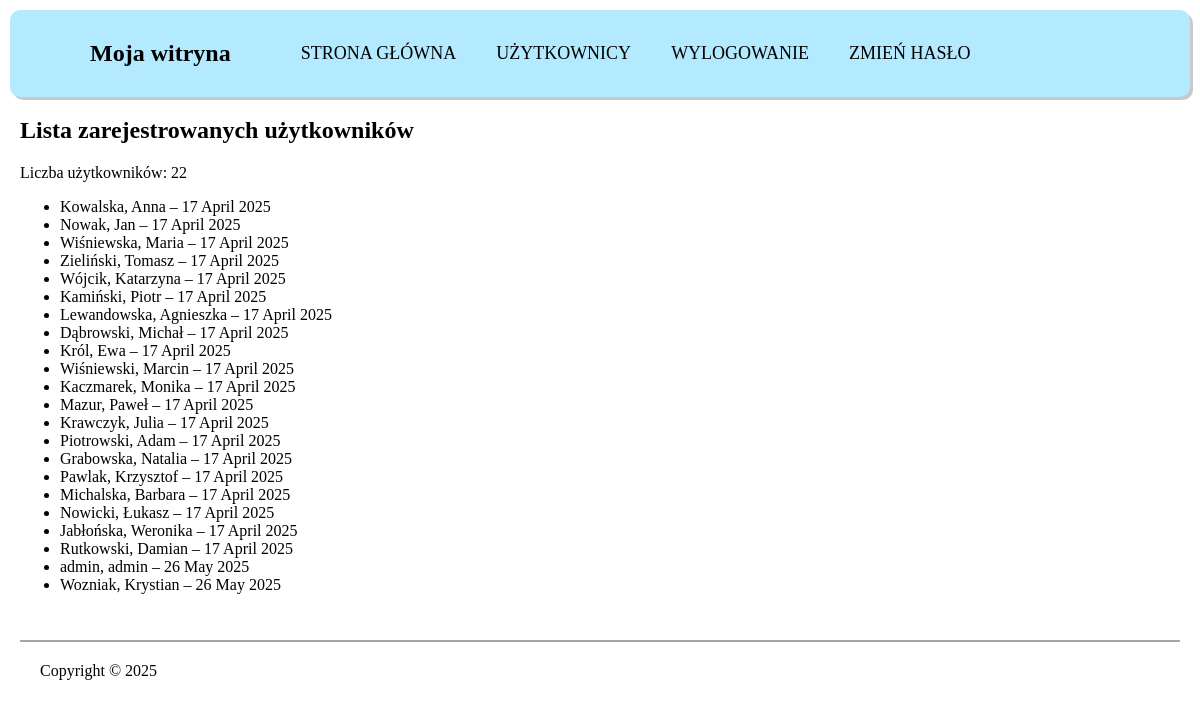
The app's page /my_website/admin_users_list.php (signed in) with its own data.
### tables this page shows
CREATE TABLE `users` (
  `user_id` mediumint(8) UNSIGNED NOT NULL,
  `first_name` varchar(20) NOT NULL,
  `last_name` varchar(40) NOT NULL,
  `email` varchar(60) NOT NULL,
  `pass` char(128) NOT NULL,
  `registration_date` datetime NOT NULL,
  `user_level` int(11) NOT NULL DEFAULT 0
);

### my_website/admin_users_list.php (the view, shortened to what this page needs)
<?php
require_once('DBconnect.php');
$q = "SELECT last_name, first_name, registration_date FROM users ORDER BY registration_date ASC";
$r = mysqli_query($dbc, $q);
$num_users = mysqli_num_rows($r);
?>
<!DOCTYPE html>
<html lang="pl">
<head>
</head>
<body>
    <div>
    <h2>Lista zarejestrowanych użytkowników</h2>
    <p>Liczba użytkowników: <?php echo $num_users; ?></p>
    <ul>
        <?php while ($row = mysqli_fetch_array($r, MYSQLI_ASSOC)) {
            echo "<li>";
            echo htmlspecialchars($row['last_name']) . ", " . htmlspecialchars($row['first_name']);
            echo " – " . date("d F Y", strtotime($row['registration_date']));
            echo "</li>";
        } ?>
    </ul>
    </div>
</body>

### my_website/header2.css (style rules this page uses)
nav { display: flex; flex-direction: row; align-items: center; padding: 30px; margin: 10px; background-color: rgb(179, 234, 255); border-radius: 10px; box-shadow: 3px 3px rgba(0, 0, 0, 0.212); }
nav p { margin: 0; padding-right: 50px; padding-left: 50px; text-decoration: solid; font-size: 24px; font-weight: bold; }
nav a { padding-left: 20px; padding-right: 20px; text-decoration: none; color: black; font-size: 18px; }
div { margin: 10px; margin-top: 0; padding: 10px; padding-top: 0; text-align: justify; }
footer { border-top: 2px solid #00000059; margin: 20px; padding: 20px; }
body { margin: 0; padding: 0; }

### records on screen
users: last_name "Kowalska", first_name "Anna", registration_date "17 April 2025"
users: last_name "Nowak", first_name "Jan", registration_date "17 April 2025"
users: last_name "Wiśniewska", first_name "Maria", registration_date "17 April 2025"
users: last_name "Zieliński", first_name "Tomasz", registration_date "17 April 2025"
users: last_name "Wójcik", first_name "Katarzyna", registration_date "17 April 2025"
users: last_name "Kamiński", first_name "Piotr", registration_date "17 April 2025"
users: last_name "Lewandowska", first_name "Agnieszka", registration_date "17 April 2025"
users: last_name "Dąbrowski", first_name "Michał", registration_date "17 April 2025"
users: last_name "Król", first_name "Ewa", registration_date "17 April 2025"
users: last_name "Wiśniewski", first_name "Marcin", registration_date "17 April 2025"
users: last_name "Kaczmarek", first_name "Monika", registration_date "17 April 2025"
users: last_name "Mazur", first_name "Paweł", registration_date "17 April 2025"
users: last_name "Krawczyk", first_name "Julia", registration_date "17 April 2025"
users: last_name "Piotrowski", first_name "Adam", registration_date "17 April 2025"
users: last_name "Grabowska", first_name "Natalia", registration_date "17 April 2025"
users: last_name "Pawlak", first_name "Krzysztof", registration_date "17 April 2025"
users: last_name "Michalska", first_name "Barbara", registration_date "17 April 2025"
users: last_name "Nowicki", first_name "Łukasz", registration_date "17 April 2025"
users: last_name "Jabłońska", first_name "Weronika", registration_date "17 April 2025"
users: last_name "Rutkowski", first_name "Damian", registration_date "17 April 2025"
users: last_name "admin", first_name "admin", registration_date "26 May 2025"
users: last_name "Wozniak", first_name "Krystian", registration_date "26 May 2025"

### other values on screen
$num_users "22"
